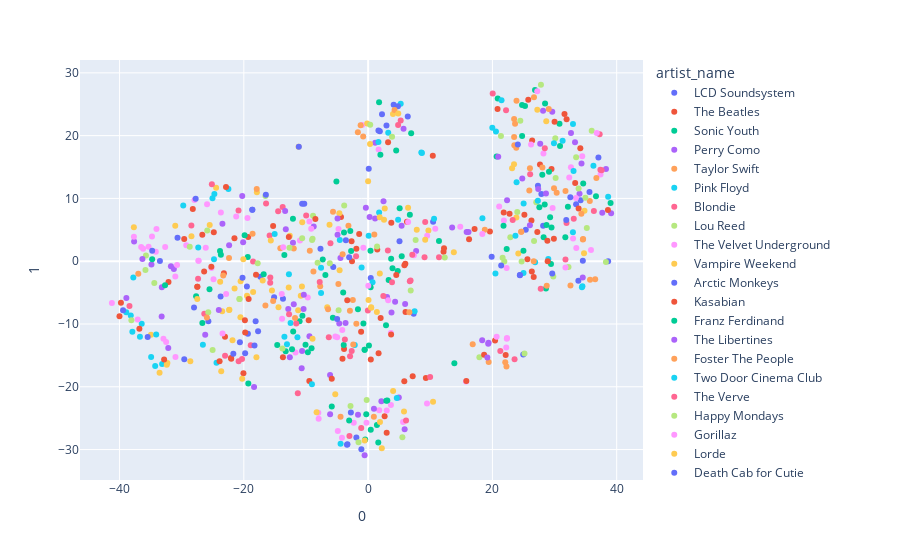

Notebook cell for this chart:
### Code cell
import plotly.express as px
fig = px.scatter(df_spotify, x=0, y=1, hover_data=['song_name', 'artist_name'], color= 'artist_name')
fig.show()
